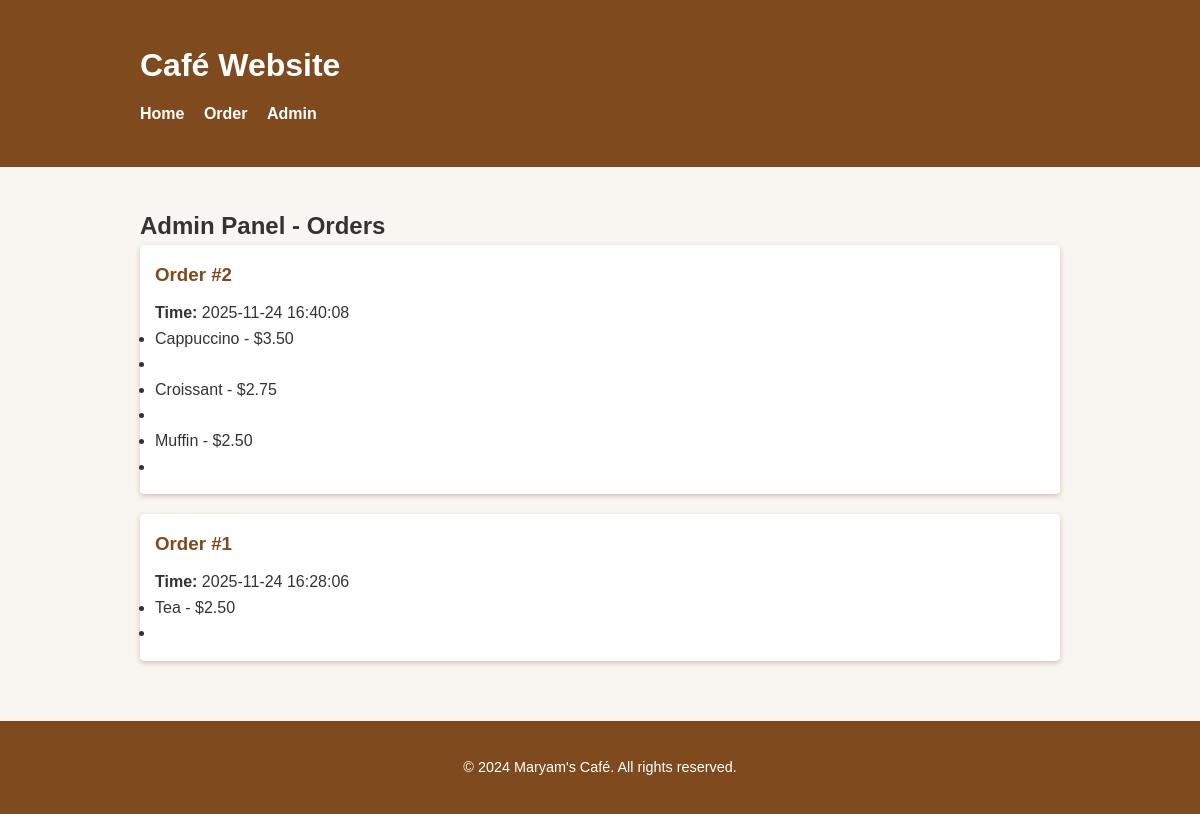
The page /admin on the database its author committed.
### tables this page shows
CREATE TABLE orders (
            id INTEGER PRIMARY KEY AUTOINCREMENT,
            items TEXT NOT NULL,
            timestamp DATETIME DEFAULT CURRENT_TIMESTAMP
        );

### app.py (the view)
@app.route('/admin')
def admin():
    conn = get_db_connection()
    orders = conn.execute('SELECT * FROM orders ORDER BY timestamp DESC').fetchall()
    conn.close()
    orders_parsed = []
    for order in orders:
        items = json.loads(order['items'])
        orders_parsed.append({
            'id': order['id'],
            'items': items,
            'timestamp': order['timestamp']
        })
    return render_template('admin.html', orders=orders_parsed)

### app.py (called while the page is built)
def get_db_connection():
    conn = sqlite3.connect(DATABASE)
    conn.row_factory = sqlite3.Row
    return conn

### templates/admin.html
{% extends "base.html" %}
{% block content %}
<h2>Admin Panel - Orders</h2>
{% if orders %}
    <div class="orders-list">
        {% for order in orders %}
        <div class="order-card">
            <h3>Order #{{ order['id'] }}</h3>
            <p><strong>Time:</strong> {{ order['timestamp'] }}</p>
            <ul>{% for item in order['items'] %}<li>{{ item['name'] }} - ${{ "%.2f"|format(item['price']) }}<li>{% endfor %}</ul>
        </div>
        {% endfor %}
    </div>
{% else %}
    <p>No orders found.</p>
{% endif %}
{% endblock %}

### static/css/styles.css (style rules this page uses)
* { box-sizing: border-box; margin: 0; padding: 0; }
body { font-family: Arial, sans-serif; background-color: #f9f5f0; color: #333; line-height: 1.6; }
.orders-list { display: flex; flex-direction: column; gap: 20px; }
.order-card { background-color: #fff; padding: 15px; border-radius: 4px; box-shadow: 0 2px 5px rgba(127, 74, 30, 0.3); }
.order-card h3 { color: #7f4a1e; margin-bottom: 10px; }

### rows shown on the page
orders: id "2", timestamp "2025-11-24 16:40:08", name "Cappuccino" "Croissant" "Muffin", price "3.50" "2.75" "2.50"
orders: id "1", timestamp "2025-11-24 16:28:06", name "Tea", price "2.50"
